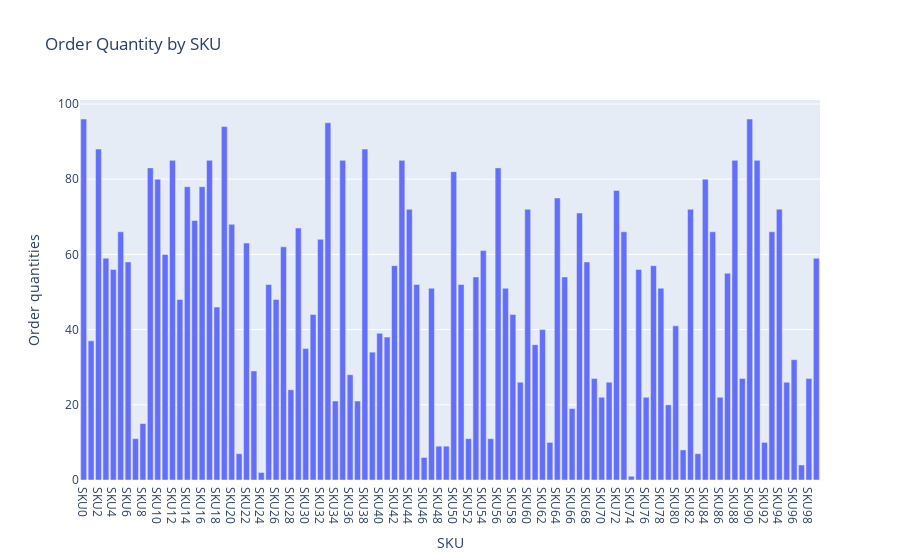

Notebook cell for this chart:
### Code cell
#Order Quantity by SKU
order_quantity_chart = px.bar(data, x='SKU', 
                              y='Order quantities', 
                              title='Order Quantity by SKU')
order_quantity_chart.show()

### Figure 1 — Plotly figure (JSON) as saved in the notebook; plotly's stock layout.template omitted (floating-point values rounded to 4 significant figures)
{"data": [{"alignmentgroup": "True", "hovertemplate": "SKU=%{x}<br>Order quantities=%{y}<extra></extra>", "legendgroup": "", "marker": {"color": "#636efa", "pattern": {"shape": ""}}, "name": "", "offsetgroup": "", "orientation": "v", "showlegend": false, "textposition": "auto", "type": "bar", "x": ["SKU0", "SKU1", "SKU2", "SKU3", "SKU4", "SKU5", "SKU6", "SKU7", "SKU8", "SKU9", "SKU10", "SKU11", "SKU12", "SKU13", "SKU14", "SKU15", "SKU16", "SKU17", "SKU18", "SKU19", "SKU20", "SKU21", "SKU22", "SKU23", "SKU24", "SKU25", "SKU26", "SKU27", "SKU28", "SKU29", "SKU30", "SKU31", "SKU32", "SKU33", "SKU34", "SKU35", "SKU36", "SKU37", "SKU38", "SKU39", "SKU40", "SKU41", "SKU42", "SKU43", "SKU44", "SKU45", "SKU46", "SKU47", "SKU48", "SKU49", "SKU50", "SKU51", "SKU52", "SKU53", "SKU54", "SKU55", "SKU56", "SKU57", "SKU58", "SKU59", "SKU60", "SKU61", "SKU62", "SKU63", "SKU64", "SKU65", "SKU66", "SKU67", "SKU68", "SKU69", "SKU70", "SKU71", "SKU72", "SKU73", "SKU74", "SKU75", "SKU76", "SKU77", "SKU78", "SKU79", "SKU80", "SKU81", "SKU82", "SKU83", "SKU84", "SKU85", "SKU86", "SKU87", "SKU88", "SKU89", "SKU90", "SKU91", "SKU92", "SKU93", "SKU94", "SKU95", "SKU96", "SKU97", "SKU98", "SKU99"], "xaxis": "x", "y": [96, 37, 88, 59, 56, 66, 58, 11, 15, 83, 80, 60, 85, 48, 78, 69, 78, 85, 46, 94, 68, 7, 63, 29, 2, 52, 48, 62, 24, 67, 35, 44, 64, 95, 21, 85, 28, 21, 88, 34, 39, 38, 57, 85, 72, 52, 6, 51, 9, 9, 82, 52, 11, 54, 61, 11, 83, 51, 44, 26, 72, 36, 40, 10, 75, 54, 19, 71, 58, 27, 22, 26, 77, 66, 1, 56, 22, 57, 51, 20, 41, 8, 72, 7, 80, 66, 22, 55, 85, 27, 96, 85, 10, 66, 72, 26, 32, 4, 27, 59], "yaxis": "y"}], "layout": {"barmode": "relative", "legend": {"tracegroupgap": 0}, "title": {"text": "Order Quantity by SKU"}, "xaxis": {"anchor": "y", "domain": [0, 1], "title": {"text": "SKU"}}, "yaxis": {"anchor": "x", "domain": [0, 1], "title": {"text": "Order quantities"}}}}
